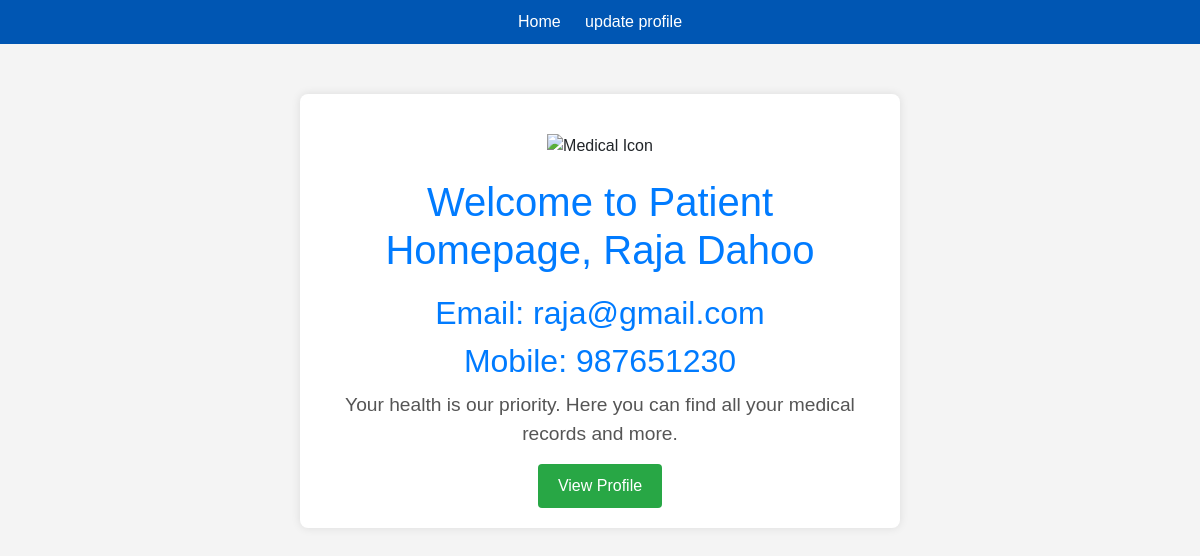
The app's page /patient/phome (signed in) with its own data.
### signup/models.py (models this page shows, shortened)
class signup_master(models.Model):
    name=models.CharField(max_length=30)
    email=models.CharField(max_length=50,primary_key=True)
    mobile=models.CharField(max_length=10)
    password=models.CharField(max_length=30)
    role_name=models.CharField(max_length=20)

### patient/views.py (the view)
# urls.py: path('phome',phome, name="phome"),
def phome(request):
    name=request.session.get('name')
    obj=signup_master.objects.get(name=name)
    return render(request,"phome.html",{'name':name,'data':obj})

### patient/templates/phome.html (shortened to what this page needs)
<!DOCTYPE html>
<html lang="en">
<head>
    <link href="https://cdn.jsdelivr.net/npm/bootstrap@5.3.3/dist/css/bootstrap.min.css" rel="stylesheet">
</head>
<body>
<header class="header">
    <div class="container">
        <a href="/">Home</a>
        <a href="/profile_page">update profile</a>
    </div>
</header>
<div class="welcome-container">
    <img src="https://cdn-icons-png.flaticon.com/512/2913/2913974.png" alt="Medical Icon" class="icon">
    <h1>Welcome to Patient Homepage, {{ name|title }}</h1>
    <div class="user-info">
        <h2>Email: {{ data.email }}</h2>
        <h2>Mobile: {{ data.mobile }}</h2>
    </div>
    <p>Your health is our priority. Here you can find all your medical records and more.</p>
    <a href="pprofile"
    class="btn-viewdata">View Profile</a>
</div>
</body>
</html>

### patient/templates/phome.html (style rules this page uses)
body { font-family: Arial, sans-serif; background-color: #f4f4f4; }
.header { background-color: #0056b3; color: white; padding: 10px 0; text-align: center; }
.header a { color: white; text-decoration: none; margin: 0 10px; }
.welcome-container { text-align: center; margin: 50px auto; padding: 20px; background-color: white; border-radius: 8px; box-shadow: 0 0 10px rgba(0, 0, 0, 0.1); max-width: 600px; }
.welcome-container h1 { color: #007BFF; }
.welcome-container p { color: #555; font-size: 1.2em; }
.btn-viewdata { background-color: #28a745; color: white; padding: 10px 20px; border: none; border-radius: 4px; text-decoration: none; display: inline-block; }
.icon { width: 100px; margin: 20px auto; }
.user-info { margin-top: 20px; text-align: center; }
.user-info h2 { margin: 10px 0; color: #007BFF; }

### records on screen
signup_master: name "Raja Dahoo", email "raja@gmail.com", mobile "987651230"
